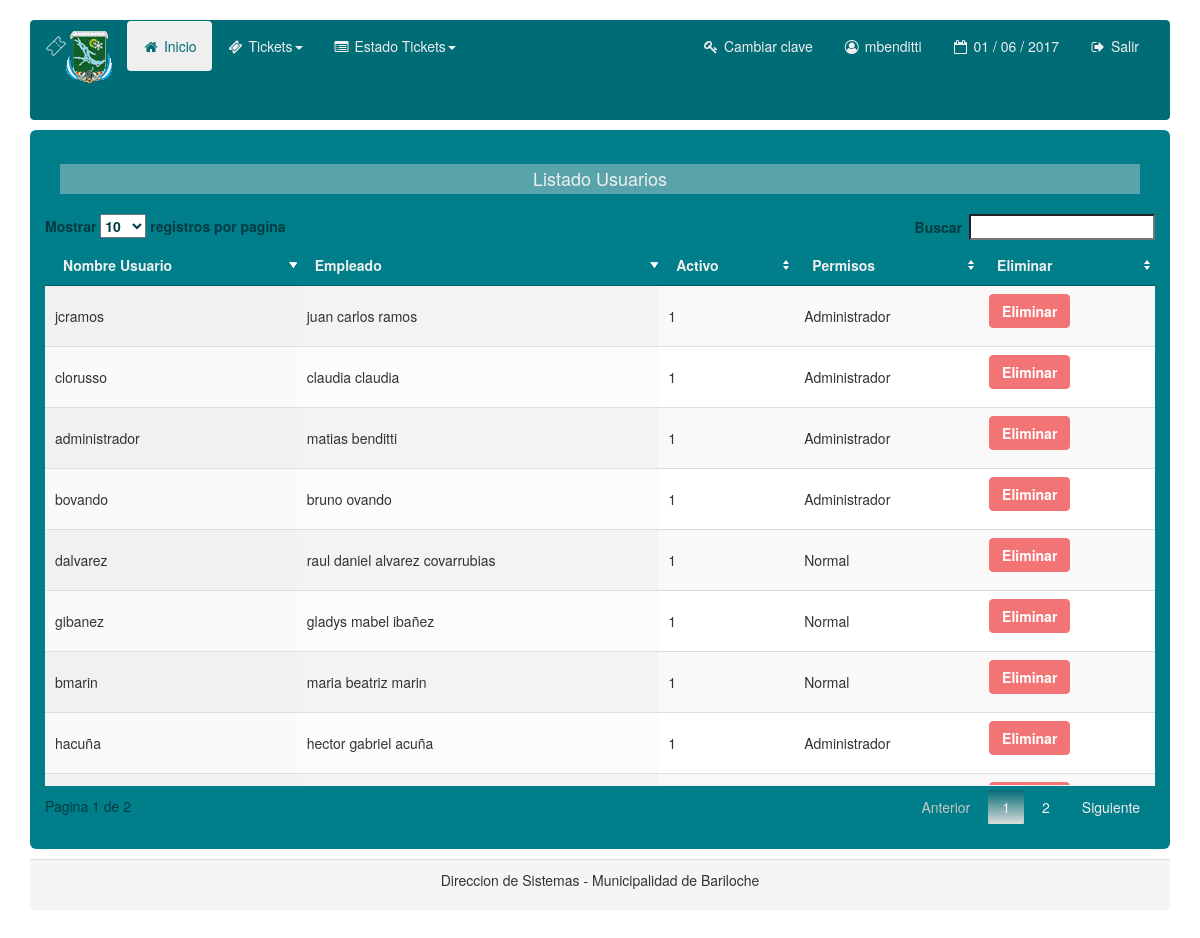
The app's page /TicketWeb/usuarios.php (signed in) with its own data.
### tables this page shows
CREATE TABLE `usuarios` (
  `id_usuario` int(11) NOT NULL,
  `nombre_usuario` varchar(15) NOT NULL,
  `contrasenia` varchar(36) DEFAULT NULL,
  `fk_empleado` int(11) NOT NULL,
  `activo` tinyint(1) NOT NULL,
  `fk_rol` int(11) NOT NULL,
  `id_extreme` varchar(180) DEFAULT NULL
);

### TicketWeb/usuarios.php (the view, shortened to what this page needs)
<?php
include('inc/config.php');
$link = mysqli_connect ($dbhost, $dbusername, $dbuserpass);
mysqli_select_db($link,$dbname) or die('No se puede seleccionar la base de datos');
$query = mysqli_query($link,"SELECT id_usuario,nombre_usuario, activo, fk_rol, CONCAT( nombre,  ' ', apellido ) AS empleado FROM usuarios u JOIN empleados e ON u.fk_empleado = e.id_empleado") or die(mysql_error());
?>
<!DOCTYPE html>
<html lang="en">
  <head>
    <link href="css/bootstrap.min.css" rel="stylesheet">
    <link href="css/bootstrap.css" rel="stylesheet">
		<link href="css/jquery.dataTables.min.css" rel="stylesheet">
  </head>
  <body>
    <div class="container">
    <br>
      <?php include('inc/menu.php'); ?>
      <div class="jumbotron">
			<h4 class="text-center bg-info">Listado Usuarios</h4>
		<div class="row">
              <table id ="example" class="display" cellspacing="0" width="100%">
                	<thead>
                    	<th> Nombre Usuario </th>
                      <th> Empleado </th>
                      <th> Activo </th>
                      <th> Permisos </th>
                      <?php if($_SESSION["permiso"] == 1){?> <th> Eliminar </th> <?php }?>
                    </thead>
                    <tbody>
                    	<?php while($usuario = mysqli_fetch_array($query)){ ?>
							<?php if($usuario['fk_rol'] == 1){ ?>
							<tr class="success">
								<td> <?php echo $usuario['nombre_usuario']; ?> </td>
								<td> <?php echo $usuario['empleado']; ?> </td>
								<td> <?php echo $usuario['activo']; ?> </td>
								<td> <?php if($usuario['fk_rol'] == 1){ echo "Administrador";}else{ echo "Normal";} ?> </td>
								 <?php if($_SESSION["permiso"] == 1){?>
								<td>  <a href="eliminar.php?id=<?php echo $usuario['id_usuario'];?>&tipo=usuario " role="button"  class="btn btn-primary btn-danger"> Eliminar </a></td>
								<?php }?>
							</tr>
							<?php }else{ ?>
							<tr class="info">
							  <td> <?php echo $usuario['nombre_usuario']; ?> </td>
							  <td> <?php echo $usuario['empleado']; ?> </td>
								<td> <?php echo $usuario['activo']; ?> </td>
							  <td> <?php if($usuario['fk_rol'] == 1){ echo "Administrador";}else{ echo "Normal";} ?> </td>
							   <?php if($_SESSION["permiso"] == 1){?>
							  <td>  <a href="eliminar.php?id=<?php echo $usuario['id_usuario'];?>&tipo=usuario " role="button"  class="btn btn-primary btn-danger"> Eliminar </a></td>
								<?php }?>
							</tr>
							<?php } ?>
                        <?php } ?>
                    </tbody>
				</table>
		</div>
  </div>
      <div class="panel-footer">
			<p class="text-center">Direccion de Sistemas - Municipalidad de Bariloche</p>
		</div>
    </div>
</html>

### TicketWeb/inc/menu.php (shortened to what this page needs)
<link href="css/font-awesome.css" rel="stylesheet">
<link href="css/font-awesome.min.css" rel="stylesheet">
<link href="css/bootstrap.css" rel="stylesheet">
<div class="navbar navbar-default" role="navigation">
	<div class="container-fluid">
	  <div class="navbar-header">
			<a class="navbar-brand" href="#"><p><img src="images/escudobrc.gif" alt="Municipalidad Bariloche" align="middle" style="margin:0px 0px 0px 20px"></p></a>
	  </div>
	  <div class="navbar-collapse collapse">
	  <ul class="nav navbar-nav">
			<li class="active"><a href="inicio.php"><i class="fa fa-home fa-fw"></i> Inicio</a></li>
			<li class="dropdown">
				<a class="dropdown-toggle" data-toggle="dropdown" href="#"><i class="fa fa-ticket fa-fw"></i> Tickets<span class="caret"></span></a>
			</li>
			<li class="dropdown">
				<a class="dropdown-toggle" data-toggle="dropdown" href="#"><i class="fa fa-list-alt fa-fw"></i> Estado Tickets<span class="caret"></span></a>
			</li>
	  </ul>
	  <ul class="nav navbar-nav navbar-right">
			<li><a href="form_cambiar_clave.php"><i class="fa fa-key fa-fw"></i> Cambiar clave </a></li>
			<li><a><i class="fa fa-user-circle-o fa-fw"></i> <?php echo $_SESSION['s_nombre_usuario']; ?> </a></li>
			<li><a><i class="fa fa-calendar-o fa-fw"></i>
			<?php
			echo date("d / m / Y");
			?></a></li>
			<li><a href="inc/cerrar.php"><i class="fa fa-sign-out fa-fw"></i> Salir</a></li>
	  </ul>
	  </div>
	</div>
</div>

### records on screen
usuarios: nombre_usuario "hacuña", empleado "hector gabriel acuña", activo "1", shows "Administrador"
usuarios: nombre_usuario "bmarin", empleado "maria beatriz marin", activo "1", shows "Normal"
usuarios: nombre_usuario "gibanez", empleado "gladys mabel ibañez", activo "1", shows "Normal"
usuarios: nombre_usuario "dalvarez", empleado "raul daniel alvarez covarrubias", activo "1", shows "Normal"
usuarios: nombre_usuario "bovando", empleado "bruno ovando", activo "1", shows "Administrador"
usuarios: nombre_usuario "administrador", empleado "matias benditti", activo "1", shows "Administrador"
usuarios: nombre_usuario "clorusso", empleado "claudia claudia", activo "1", shows "Administrador"
usuarios: nombre_usuario "jcramos", empleado "juan carlos ramos", activo "1", shows "Administrador"

### other values on screen
$_SESSION['s_nombre_usuario'] "mbenditti"
